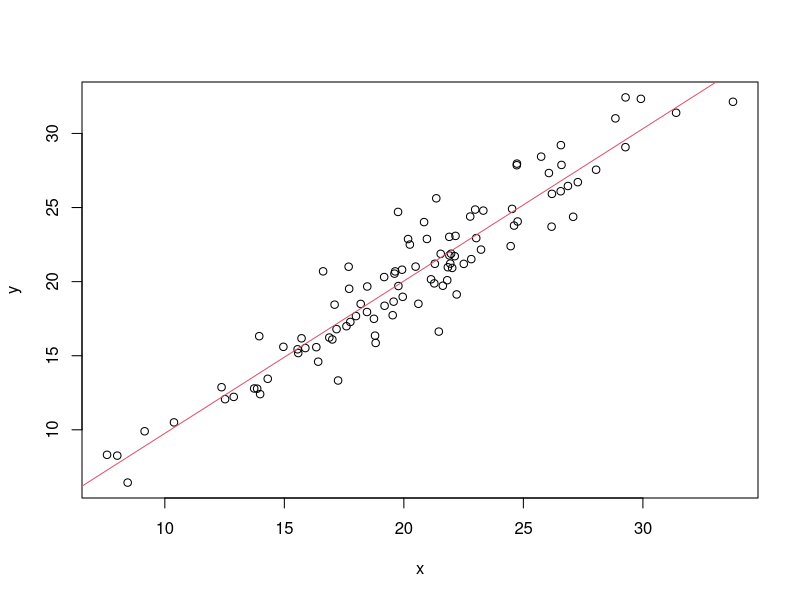

Recreate this plot in R.
## OLS example
x = rnorm(100, mean = 20, sd = 5)
y = x + rnorm(100, mean = 0, sd = 2)

fit = lm(y ~ x)

summary(fit)

plot(x,y)
abline(fit, col = 2)